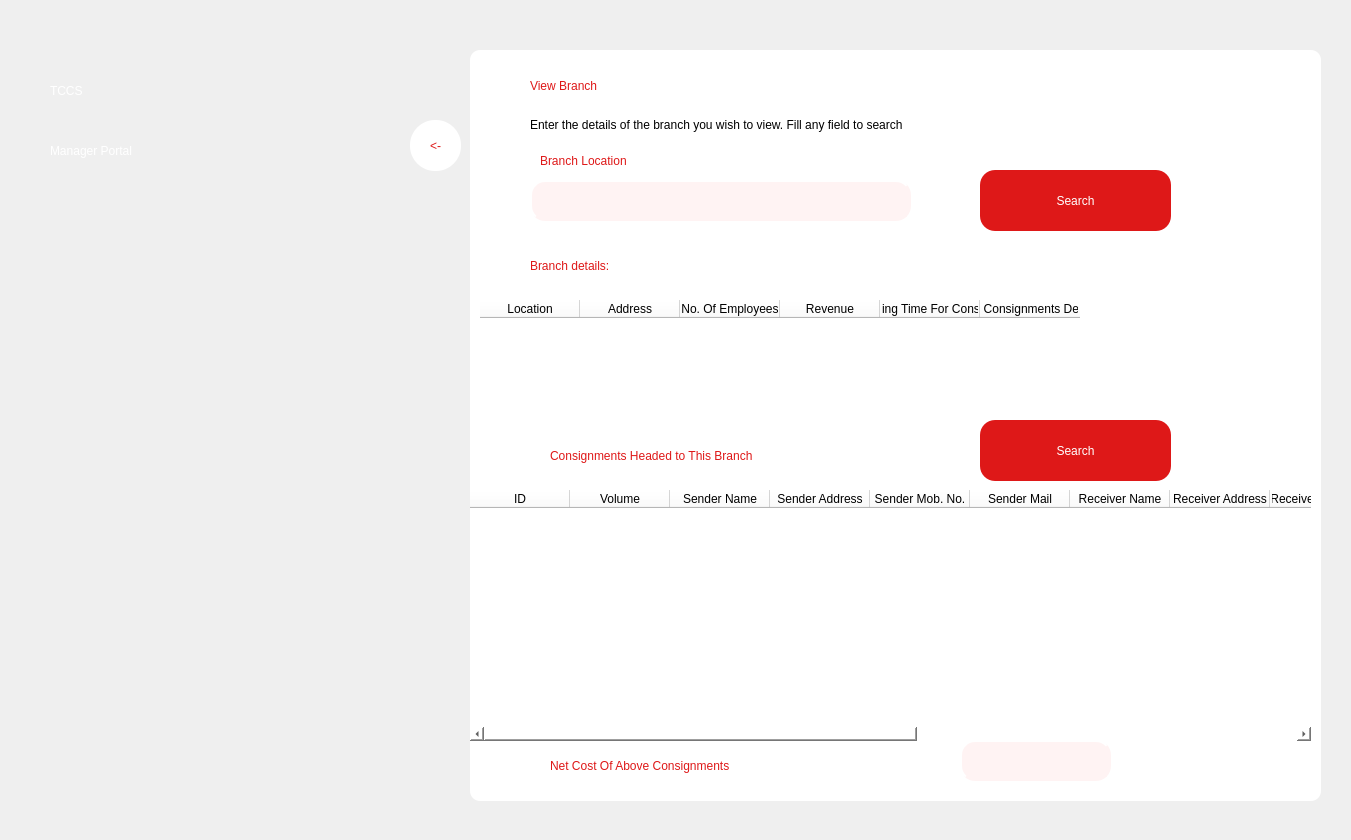
<?xml version="1.0" encoding="UTF-8"?>
<ui version="4.0">
 <class>Dialog</class>
 <widget class="QDialog" name="Dialog">
  <property name="geometry">
   <rect>
    <x>0</x>
    <y>0</y>
    <width>1351</width>
    <height>840</height>
   </rect>
  </property>
  <property name="windowTitle">
   <string>Dialog</string>
  </property>
  <widget class="QWidget" name="widget" native="true">
   <property name="geometry">
    <rect>
     <x>0</x>
     <y>0</y>
     <width>1351</width>
     <height>841</height>
    </rect>
   </property>
   <widget class="QLabel" name="label">
    <property name="geometry">
     <rect>
      <x>0</x>
      <y>0</y>
      <width>1351</width>
      <height>841</height>
     </rect>
    </property>
    <property name="text">
     <string/>
    </property>
    <property name="pixmap">
     <pixmap>truck2.jpg</pixmap>
    </property>
    <property name="scaledContents">
     <bool>true</bool>
    </property>
   </widget>
   <widget class="QLabel" name="label_2">
    <property name="geometry">
     <rect>
      <x>50</x>
      <y>40</y>
      <width>211</width>
      <height>101</height>
     </rect>
    </property>
    <property name="styleSheet">
     <string notr="true">font: 75 48pt &quot;League Spartan&quot;;
color: white;</string>
    </property>
    <property name="text">
     <string>TCCS</string>
    </property>
   </widget>
   <widget class="QLabel" name="label_3">
    <property name="geometry">
     <rect>
      <x>50</x>
      <y>120</y>
      <width>361</width>
      <height>61</height>
     </rect>
    </property>
    <property name="styleSheet">
     <string notr="true">font: 75 28pt &quot;League Spartan&quot;;
color: white</string>
    </property>
    <property name="text">
     <string>Manager Portal</string>
    </property>
   </widget>
   <widget class="QPushButton" name="backButton">
    <property name="geometry">
     <rect>
      <x>410</x>
      <y>120</y>
      <width>51</width>
      <height>51</height>
     </rect>
    </property>
    <property name="styleSheet">
     <string notr="true">QPushButton{
font: 75 20pt &quot;Calibri&quot;;
color: rgb(222, 24, 24);
background-color: white;
border-radius: 25px
}
QPushButton:hover{
background-color: &quot;#222222&quot;

}</string>
    </property>
    <property name="text">
     <string>&lt;-</string>
    </property>
   </widget>
   <widget class="QWidget" name="viewEmployeeWidget" native="true">
    <property name="geometry">
     <rect>
      <x>470</x>
      <y>50</y>
      <width>851</width>
      <height>751</height>
     </rect>
    </property>
    <property name="styleSheet">
     <string notr="true">background-color: white;
border-radius: 10px</string>
    </property>
    <widget class="QLabel" name="label_16">
     <property name="geometry">
      <rect>
       <x>60</x>
       <y>10</y>
       <width>321</width>
       <height>51</height>
      </rect>
     </property>
     <property name="styleSheet">
      <string notr="true">font: 75 24pt &quot;League Spartan&quot;;
color: rgb(222,24,24);
</string>
     </property>
     <property name="text">
      <string>View Branch</string>
     </property>
    </widget>
    <widget class="QLabel" name="label_17">
     <property name="geometry">
      <rect>
       <x>60</x>
       <y>60</y>
       <width>571</width>
       <height>31</height>
      </rect>
     </property>
     <property name="styleSheet">
      <string notr="true">font: 25 13pt &quot;Calibri&quot;;</string>
     </property>
     <property name="text">
      <string>&lt;html&gt;&lt;head/&gt;&lt;body&gt;&lt;p&gt;Enter the details of the branch you wish to view. Fill any field to search&lt;/p&gt;&lt;/body&gt;&lt;/html&gt;</string>
     </property>
    </widget>
    <widget class="QPushButton" name="searchButton">
     <property name="geometry">
      <rect>
       <x>510</x>
       <y>120</y>
       <width>191</width>
       <height>61</height>
      </rect>
     </property>
     <property name="styleSheet">
      <string notr="true">QPushButton{
font: 75 20pt &quot;League Spartan&quot;;
color: white;
background-color: rgb(222, 24, 24);
border-radius: 15px
}
QPushButton:hover{
background-color: '#eeeeee';
color: rgb(222, 24, 24);
border: 2px;
border-color: rgb(222,24,24)
}</string>
     </property>
     <property name="text">
      <string>Search</string>
     </property>
    </widget>
    <widget class="QLineEdit" name="locationLineEdit">
     <property name="geometry">
      <rect>
       <x>60</x>
       <y>130</y>
       <width>381</width>
       <height>41</height>
      </rect>
     </property>
     <property name="font">
      <font>
       <family>Calibri</family>
       <pointsize>12</pointsize>
       <weight>3</weight>
       <italic>false</italic>
       <bold>false</bold>
      </font>
     </property>
     <property name="styleSheet">
      <string notr="true">background-color: #fff3f3;
border-style: outset;
border-width: 2px;
border-radius: 15px;
border-color: #fff3f3;
padding-left: 10px;
font: 25 12pt &quot;Calibri&quot;;
color: #808080</string>
     </property>
    </widget>
    <widget class="QLabel" name="label_12">
     <property name="geometry">
      <rect>
       <x>70</x>
       <y>95</y>
       <width>141</width>
       <height>31</height>
      </rect>
     </property>
     <property name="styleSheet">
      <string notr="true">color: rgb(222,24,24);
font: 25 14pt &quot;Calibri&quot;;</string>
     </property>
     <property name="text">
      <string>Branch Location</string>
     </property>
    </widget>
    <widget class="QLabel" name="label_4">
     <property name="geometry">
      <rect>
       <x>60</x>
       <y>190</y>
       <width>301</width>
       <height>51</height>
      </rect>
     </property>
     <property name="styleSheet">
      <string notr="true">font: 75 24pt &quot;League Spartan&quot;;
color: rgb(222,24,24);
</string>
     </property>
     <property name="text">
      <string>Branch details:</string>
     </property>
    </widget>
    <widget class="QWidget" name="widget_2" native="true">
     <property name="geometry">
      <rect>
       <x>0</x>
       <y>230</y>
       <width>851</width>
       <height>131</height>
      </rect>
     </property>
     <property name="styleSheet">
      <string notr="true">QWidget#widget_2{
background-color: '#eeeeee'
}</string>
     </property>
    </widget>
    <widget class="QPushButton" name="searchConsignmentButton">
     <property name="geometry">
      <rect>
       <x>510</x>
       <y>370</y>
       <width>191</width>
       <height>61</height>
      </rect>
     </property>
     <property name="styleSheet">
      <string notr="true">QPushButton{
font: 75 20pt &quot;League Spartan&quot;;
color: white;
background-color: rgb(222, 24, 24);
border-radius: 15px
}
QPushButton:hover{
background-color: '#eeeeee';
color: rgb(222, 24, 24);
border: 2px;
border-color: rgb(222,24,24)
}</string>
     </property>
     <property name="text">
      <string>Search</string>
     </property>
    </widget>
    <widget class="QLabel" name="label_13">
     <property name="geometry">
      <rect>
       <x>80</x>
       <y>390</y>
       <width>331</width>
       <height>31</height>
      </rect>
     </property>
     <property name="styleSheet">
      <string notr="true">color: rgb(222,24,24);
font: 25 14pt &quot;Calibri&quot;;</string>
     </property>
     <property name="text">
      <string>Consignments Headed to This Branch</string>
     </property>
    </widget>
    <widget class="QTableWidget" name="table">
     <property name="geometry">
      <rect>
       <x>10</x>
       <y>250</y>
       <width>831</width>
       <height>91</height>
      </rect>
     </property>
     <property name="styleSheet">
      <string notr="true"/>
     </property>
     <column>
      <property name="text">
       <string>Location</string>
      </property>
     </column>
     <column>
      <property name="text">
       <string>Address</string>
      </property>
     </column>
     <column>
      <property name="text">
       <string>No. Of Employees</string>
      </property>
     </column>
     <column>
      <property name="text">
       <string>Revenue</string>
      </property>
     </column>
     <column>
      <property name="text">
       <string>Avg. Waiting Time For Consignments</string>
      </property>
     </column>
     <column>
      <property name="text">
       <string>No. Of Consignments Delivered</string>
      </property>
     </column>
    </widget>
    <widget class="QTableWidget" name="consignmentTable">
     <property name="geometry">
      <rect>
       <x>0</x>
       <y>440</y>
       <width>841</width>
       <height>251</height>
      </rect>
     </property>
     <property name="styleSheet">
      <string notr="true"/>
     </property>
     <column>
      <property name="text">
       <string>ID</string>
      </property>
     </column>
     <column>
      <property name="text">
       <string>Volume</string>
      </property>
     </column>
     <column>
      <property name="text">
       <string>Sender Name</string>
      </property>
     </column>
     <column>
      <property name="text">
       <string>Sender Address</string>
      </property>
     </column>
     <column>
      <property name="text">
       <string>Sender Mob. No.</string>
      </property>
     </column>
     <column>
      <property name="text">
       <string>Sender Mail</string>
      </property>
     </column>
     <column>
      <property name="text">
       <string>Receiver Name</string>
      </property>
     </column>
     <column>
      <property name="text">
       <string>Receiver Address</string>
      </property>
     </column>
     <column>
      <property name="text">
       <string>Receiver Mob. No.</string>
      </property>
     </column>
     <column>
      <property name="text">
       <string>Time Of Arrival</string>
      </property>
     </column>
     <column>
      <property name="text">
       <string>Time Of Dispatch</string>
      </property>
     </column>
     <column>
      <property name="text">
       <string>Cost</string>
      </property>
     </column>
     <column>
      <property name="text">
       <string>At Branch</string>
      </property>
     </column>
     <column>
      <property name="text">
       <string>Destination</string>
      </property>
     </column>
     <column>
      <property name="text">
       <string>Status</string>
      </property>
     </column>
    </widget>
    <widget class="QLabel" name="label_14">
     <property name="geometry">
      <rect>
       <x>80</x>
       <y>700</y>
       <width>291</width>
       <height>31</height>
      </rect>
     </property>
     <property name="styleSheet">
      <string notr="true">color: rgb(222,24,24);
font: 25 14pt &quot;Calibri&quot;;</string>
     </property>
     <property name="text">
      <string>Net Cost Of Above Consignments</string>
     </property>
    </widget>
    <widget class="QLineEdit" name="costLineEdit">
     <property name="geometry">
      <rect>
       <x>490</x>
       <y>690</y>
       <width>151</width>
       <height>41</height>
      </rect>
     </property>
     <property name="font">
      <font>
       <family>Calibri</family>
       <pointsize>12</pointsize>
       <weight>3</weight>
       <italic>false</italic>
       <bold>false</bold>
      </font>
     </property>
     <property name="styleSheet">
      <string notr="true">background-color: #fff3f3;
border-style: outset;
border-width: 2px;
border-radius: 15px;
border-color: #fff3f3;
padding-left: 10px;
font: 25 12pt &quot;Calibri&quot;;
color: #808080</string>
     </property>
    </widget>
    <zorder>widget_2</zorder>
    <zorder>label_16</zorder>
    <zorder>label_17</zorder>
    <zorder>searchButton</zorder>
    <zorder>locationLineEdit</zorder>
    <zorder>label_12</zorder>
    <zorder>label_4</zorder>
    <zorder>searchConsignmentButton</zorder>
    <zorder>label_13</zorder>
    <zorder>table</zorder>
    <zorder>consignmentTable</zorder>
    <zorder>label_14</zorder>
    <zorder>costLineEdit</zorder>
   </widget>
  </widget>
 </widget>
 <resources/>
 <connections/>
</ui>
